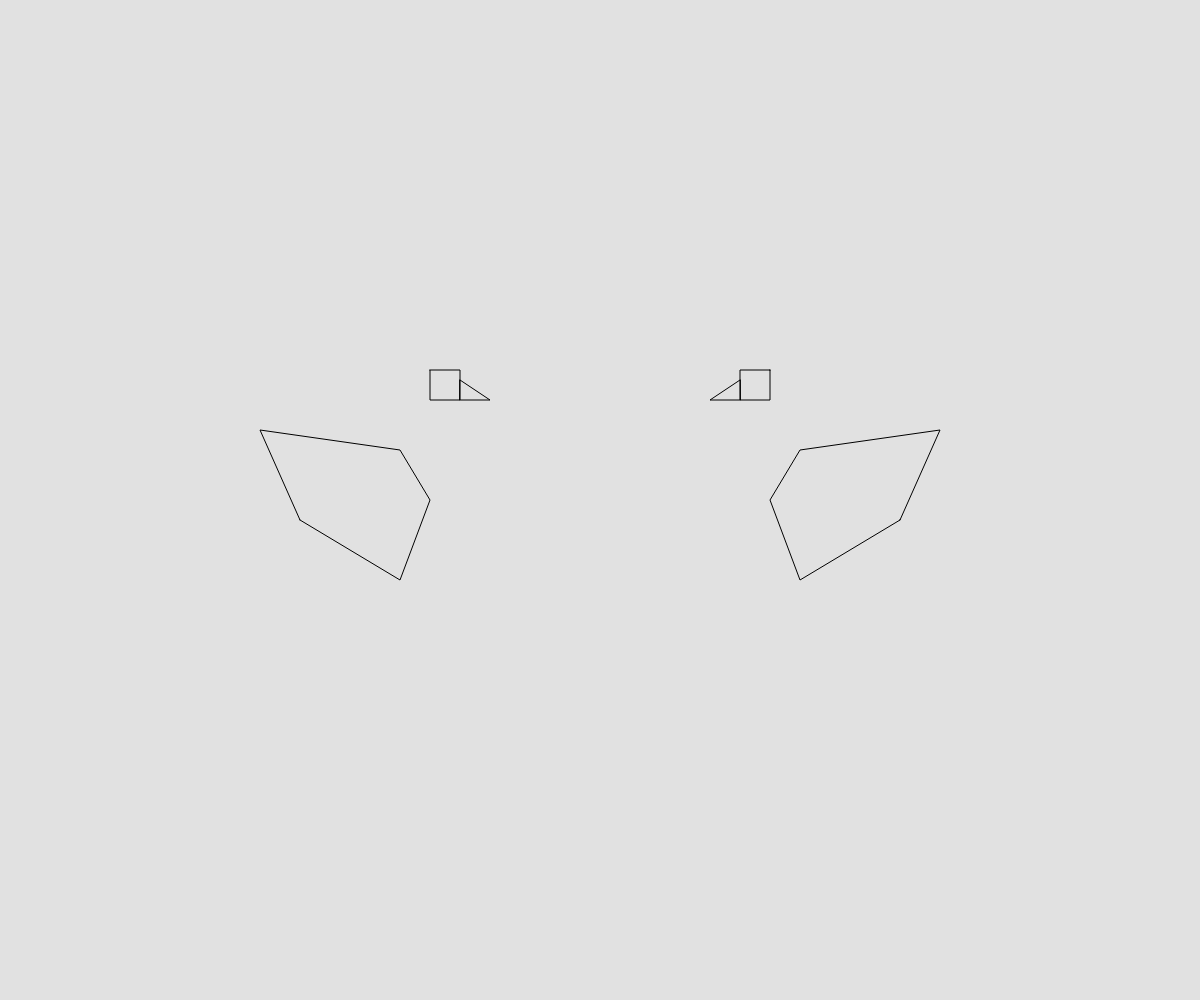
Frame 1 (no input)
Frame 60 (no input): identical to frame 1, image omitted
Frame 120 (the mouse pressed at the canvas centre since frame 60): identical to frame 1, image omitted

The p5.js sketch that drew this single still picture (run headless with seeded random() and noise() and a simulated clock; from frame 60 on, the mouse is pressed at the canvas centre):

// p5.js sketch
// ── sketch.js
let leftSwanX, leftSwanY, leftSwanDirection;
let leftSwanIsHovered = false; 

function setup() {
  createCanvas(windowWidth, windowHeight);
  leftSwanX = width / 2 - 200;
  leftSwanY = height / 2;
  leftSwanDirection = 1;
  noFill();
  stroke(0); 
  drawSwan(leftSwanX, leftSwanY, leftSwanDirection); 
  noFill();
  stroke(0); 
  drawSwan(width / 2 + 200, height / 2, -1); 
}

function draw() {
  background(225);


  if (
    mouseX >= leftSwanX - 50 &&
    mouseX <= leftSwanX + 50 &&
    mouseY >= leftSwanY - 200 &&
    mouseY <= leftSwanY + 50
  ) {
    leftSwanIsHovered = true;
  } else {
    leftSwanIsHovered = false;
  }

  if (leftSwanIsHovered) {
    fill(0); 
  } else {
    noFill(); 
  }
  drawSwan(leftSwanX, leftSwanY, leftSwanDirection);

  noFill();
  drawSwan(width / 2 + 200, height / 2, -1);

}

function drawSwan(x, y, direction) {
  push();
  translate(x, y);
  scale(direction, 1);

  // Body
  beginShape();
  vertex(-100, 20);
  vertex(0, 80);
  vertex(30, 0);
  vertex(0, -50);
  vertex(-140, -70);
  endShape(CLOSE);

  // Neck
 //not sure a line looks fine or a rect()

  // Head 
  beginShape();
  vertex(30, -130);
  vertex(60, -130);
  vertex(60, -100);
  vertex(30, -100);
  endShape(CLOSE);

  // Beak 
  triangle(60, -100, 90, -100, 60, -120);

  pop();

}
